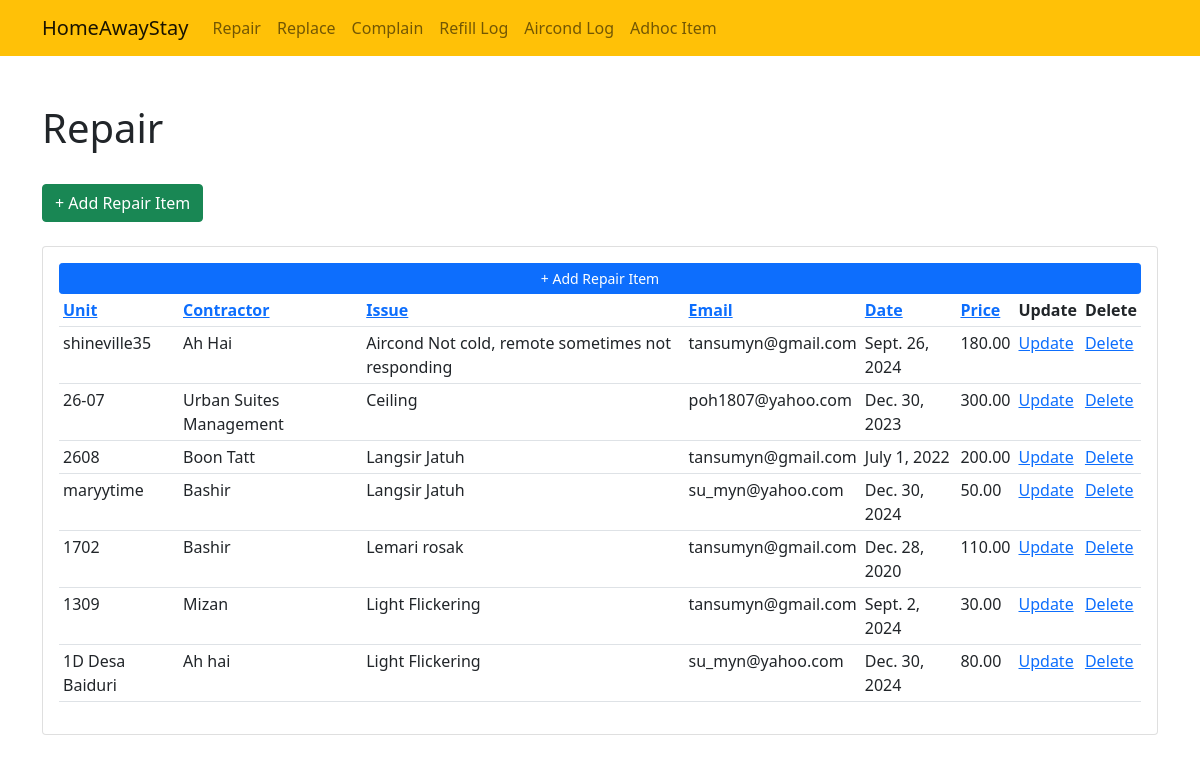
Screenshot of /repair/?sort_by=repair_issue&order=asc with the database file from the repository.
### homestay/models.py (models this page shows, shortened)
class RepairForm(models.Model):
    unit_number = models.CharField(max_length=20)
    contractor = models.CharField(max_length=40)
    repair_issue = models.CharField(max_length=200)
    email = models.EmailField()
    date = models.DateField()
    price = models.DecimalField(max_digits=10, decimal_places=2)

### homestay/views.py (the view)
# urls.py: path('repair/', views.repair, name='repair'),
def repair(request):
    sort_by = request.GET.get('sort_by', 'date')  # Default sort by date
    order = request.GET.get('order', 'asc')  # Default ascending order
    repair_forms = RepairForm.objects.all()
    if order == 'desc':
        sort_by = F(sort_by).desc(nulls_last=True)
    else:
        sort_by = F(sort_by).asc(nulls_last=True)
    repair_forms = repair_forms.order_by(sort_by)
    context = {
        'repair_forms': repair_forms,
        'current_sort': request.GET.get('sort_by', 'date'),
        'current_order': order,
    }
    return render(request, 'repair.html', context)

### homestay/templates/repair.html
{% extends 'base.html' %}
{% block content %}
<div class="container">
    <h1 class="pt-5">Repair</h1>
    <br>
    <a href="{% url 'add_repair' %}" class="btn btn-success" role="button">+ Add Repair Item</a>
    <br>
    <br>
</div>
<div class="container">
    <div class="card card-body">
        <a class="btn btn-primary btn-sm btn-block" href="{% url 'add_repair' %}">+ Add Repair Item</a>
        <table class="table table-sm">
            <tr>
                <th><a href="?sort_by=unit_number&order={% if current_sort == 'unit_number' and current_order == 'asc' %}desc{% else %}asc{% endif %}">Unit</a></th>
                <th><a href="?sort_by=contractor&order={% if current_sort == 'contractor' and current_order == 'asc' %}desc{% else %}asc{% endif %}">Contractor</a></th>
                <th><a href="?sort_by=repair_issue&order={% if current_sort == 'repair_issue' and current_order == 'asc' %}desc{% else %}asc{% endif %}">Issue</a></th>
                <th><a href="?sort_by=email&order={% if current_sort == 'email' and current_order == 'asc' %}desc{% else %}asc{% endif %}">Email</a></th>
                <th><a href="?sort_by=date&order={% if current_sort == 'date' and current_order == 'asc' %}desc{% else %}asc{% endif %}">Date</a></th>
                <th><a href="?sort_by=price&order={% if current_sort == 'price' and current_order == 'asc' %}desc{% else %}asc{% endif %}">Price</a></th>
                <th>Update</th>
                <th>Delete</th>
            </tr>
            {% for n in repair_forms %}
                <tr>
                    <td>{{n.unit_number}}</td>
                    <td>{{n.contractor}}</td>
                    <td>{{n.repair_issue}}</td>
                    <td>{{n.email}}</td>
                    <td>{{n.date}}</td>
                    <td>{{n.price}}</td>
                    <td><a href="">Update</a></td>
                    <td><a href="">Delete</a></td>
                </tr>
            {% endfor %}
        </table>
    </div>
</div>
<br>
</div>
{% endblock %}

### rows the page displays
RepairForm: unit_number "shineville35", contractor "Ah Hai", repair_issue "Aircond Not cold, remote sometimes not responding", email "tansumyn@gmail.com", date "Sept. 26, 2024", price "180.00"
RepairForm: unit_number "26-07", contractor "Urban Suites Management", repair_issue "Ceiling", email "poh1807@yahoo.com", date "Dec. 30, 2023", price "300.00"
RepairForm: unit_number "2608", contractor "Boon Tatt", repair_issue "Langsir Jatuh", email "tansumyn@gmail.com", date "July 1, 2022", price "200.00"
RepairForm: unit_number "maryytime", contractor "Bashir", repair_issue "Langsir Jatuh", email "su_myn@yahoo.com", date "Dec. 30, 2024", price "50.00"
RepairForm: unit_number "1702", contractor "Bashir", repair_issue "Lemari rosak", email "tansumyn@gmail.com", date "Dec. 28, 2020", price "110.00"
RepairForm: unit_number "1309", contractor "Mizan", repair_issue "Light Flickering", email "tansumyn@gmail.com", date "Sept. 2, 2024", price "30.00"
RepairForm: unit_number "1D Desa Baiduri", contractor "Ah hai", repair_issue "Light Flickering", email "su_myn@yahoo.com", date "Dec. 30, 2024", price "80.00"
